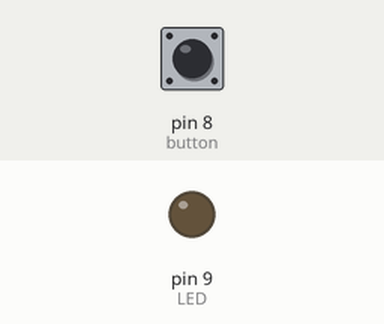
Recording of a sketch running on a simulated Arduino Uno, built with avr-gcc and run on an emulated ATmega328P. On the bench: output pins drawn as LEDs (lit = HIGH). The inputs (shaded band) are chosen by the test bench; at power-on: pin 8 (button) HIGH.

Above: at 1.2 s.
1.3 s: pin 8 (button) pulled LOW for 0.15 s
At 1.9 s:
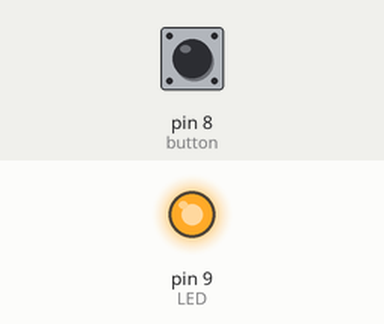
Timing chart, 0 to 10.4 s (numbered marks = the images above; inputs shaded):
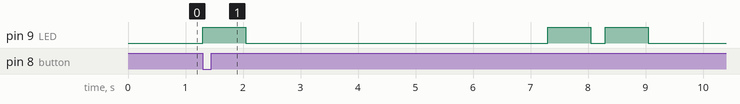

The sketch:

HWK_3.ino
```cpp
//
//                        HWK_3
//
//
//Name: Keaton Raymond
//Date:10/10/2019
//Class: ECE 1001-005
//
//
//Problem Statement:
//1.Wait until the button is pushed--until the button is pushed, nothing happens
//2.turn a light on for 0.75 seconds, off for 0.25 seconds
//3.wait 5 seconds
//4.repeat steps 2 and 3 for 5 times using a for() loop,
//  each time through the loop it should blink the light one more time
//  (first time blinks once–first time thru loop, second time blinks twice–second time thru loop, etc.)
//5.After 5 times through, returns to step 1
//
//
//              ^^^^ Algorithm ^^^^
//
//    define and initialize variables
//        #define button 8
//        #define LED 9
//        int i
//        int count
//
//    setup function
//      initialize buttons to pins
//
//    loop function
//      while loop waiting for button to be pressed
//      when button is pressed enter a for loop
//        in the for loop the light HIGH for .75 sec, low for .25 sec
//        wait 5 seconds
//        blink LED again but this time blinking twice, do this 5 times
//      after 5 loops of blinking the LED 1 more time than the last, go back to the while loop of waiting for the button to be pressed
//

#define button 8
#define LED 9
int i;
int count;

void setup()
{

pinMode(button, INPUT_PULLUP);
pinMode(LED, OUTPUT);

}

void loop()
{

while(digitalRead(button) == HIGH)
{
  delay(1);
}

for(count=0; count<5; count++)
{
  for(i=0; i<=count; i++)
  {
    digitalWrite(LED, HIGH);
    delay(750);
    digitalWrite(LED, LOW);
    delay(250);
  }
  delay(5000);
}

}
```

Measured:
- after the input at 1.3 s, pin 9 (LED): goes HIGH 0.75 s, LOW 5.3 s, HIGH 0.75 s, LOW 0.25 s, HIGH 0.75 s, then LOW, starting at once
